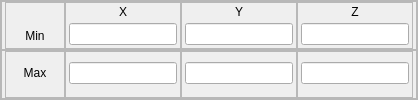
                   <widget class="QFrame" name="frame_GeometryBoundingBox">
                    <property name="frameShape">
                     <enum>QFrame::StyledPanel</enum>
                    </property>
                    <property name="frameShadow">
                     <enum>QFrame::Raised</enum>
                    </property>
                    <layout class="QVBoxLayout" name="verticalLayout_54">
                     <property name="spacing">
                      <number>0</number>
                     </property>
                     <property name="margin">
                      <number>0</number>
                     </property>
                     <item>
                      <widget class="QFrame" name="frame_8">
                       <property name="frameShape">
                        <enum>QFrame::StyledPanel</enum>
                       </property>
                       <property name="frameShadow">
                        <enum>QFrame::Raised</enum>
                       </property>
                       <layout class="QHBoxLayout" name="horizontalLayout_4">
                        <property name="spacing">
                         <number>0</number>
                        </property>
                        <property name="leftMargin">
                         <number>3</number>
                        </property>
                        <property name="topMargin">
                         <number>0</number>
                        </property>
                        <property name="rightMargin">
                         <number>3</number>
                        </property>
                        <property name="bottomMargin">
                         <number>0</number>
                        </property>
                        <item>
                         <widget class="QFrame" name="frame_19">
                          <property name="minimumSize">
                           <size>
                            <width>60</width>
                            <height>0</height>
                           </size>
                          </property>
                          <property name="frameShape">
                           <enum>QFrame::StyledPanel</enum>
                          </property>
                          <property name="frameShadow">
                           <enum>QFrame::Raised</enum>
                          </property>
                          <layout class="QVBoxLayout" name="verticalLayout_15">
                           <property name="spacing">
                            <number>3</number>
                           </property>
                           <property name="leftMargin">
                            <number>3</number>
                           </property>
                           <property name="topMargin">
                            <number>0</number>
                           </property>
                           <property name="rightMargin">
                            <number>3</number>
                           </property>
                           <property name="bottomMargin">
                            <number>3</number>
                           </property>
                           <item>
                            <widget class="QLabel" name="label_50">
                             <property name="text">
                              <string/>
                             </property>
                            </widget>
                           </item>
                           <item>
                            <widget class="QLabel" name="label_4">
                             <property name="text">
                              <string>Min</string>
                             </property>
                             <property name="alignment">
                              <set>Qt::AlignCenter</set>
                             </property>
                            </widget>
                           </item>
                          </layout>
                         </widget>
                        </item>
                        <item>
                         <widget class="QFrame" name="frame_16">
                          <property name="frameShape">
                           <enum>QFrame::StyledPanel</enum>
                          </property>
                          <property name="frameShadow">
                           <enum>QFrame::Raised</enum>
                          </property>
                          <layout class="QVBoxLayout" name="verticalLayout_11">
                           <property name="spacing">
                            <number>3</number>
                           </property>
                           <property name="leftMargin">
                            <number>3</number>
                           </property>
                           <property name="topMargin">
                            <number>0</number>
                           </property>
                           <property name="rightMargin">
                            <number>3</number>
                           </property>
                           <property name="bottomMargin">
                            <number>3</number>
                           </property>
                           <item>
                            <widget class="QLabel" name="label">
                             <property name="text">
                              <string>X</string>
                             </property>
                             <property name="alignment">
                              <set>Qt::AlignCenter</set>
                             </property>
                            </widget>
                           </item>
                           <item>
                            <widget class="QLineEdit" name="txt_Min_X_Bounding"/>
                           </item>
                          </layout>
                         </widget>
                        </item>
                        <item>
                         <widget class="QFrame" name="frame_17">
                          <property name="frameShape">
                           <enum>QFrame::StyledPanel</enum>
                          </property>
                          <property name="frameShadow">
                           <enum>QFrame::Raised</enum>
                          </property>
                          <layout class="QVBoxLayout" name="verticalLayout_13">
                           <property name="spacing">
                            <number>3</number>
                           </property>
                           <property name="leftMargin">
                            <number>3</number>
                           </property>
                           <property name="topMargin">
                            <number>0</number>
                           </property>
                           <property name="rightMargin">
                            <number>3</number>
                           </property>
                           <property name="bottomMargin">
                            <number>3</number>
                           </property>
                           <item>
                            <widget class="QLabel" name="label_2">
                             <property name="text">
                              <string>Y</string>
                             </property>
                             <property name="alignment">
                              <set>Qt::AlignCenter</set>
                             </property>
                            </widget>
                           </item>
                           <item>
                            <widget class="QLineEdit" name="txt_Min_Y_Bounding"/>
                           </item>
                          </layout>
                         </widget>
                        </item>
                        <item>
                         <widget class="QFrame" name="frame_18">
                          <property name="frameShape">
                           <enum>QFrame::StyledPanel</enum>
                          </property>
                          <property name="frameShadow">
                           <enum>QFrame::Raised</enum>
                          </property>
                          <layout class="QVBoxLayout" name="verticalLayout_14">
                           <property name="spacing">
                            <number>3</number>
                           </property>
                           <property name="leftMargin">
                            <number>3</number>
                           </property>
                           <property name="topMargin">
                            <number>0</number>
                           </property>
                           <property name="rightMargin">
                            <number>3</number>
                           </property>
                           <property name="bottomMargin">
                            <number>3</number>
                           </property>
                           <item>
                            <widget class="QLabel" name="label_3">
                             <property name="text">
                              <string>Z</string>
                             </property>
                             <property name="alignment">
                              <set>Qt::AlignCenter</set>
                             </property>
                            </widget>
                           </item>
                           <item>
                            <widget class="QLineEdit" name="txt_Min_Z_Bounding"/>
                           </item>
                          </layout>
                         </widget>
                        </item>
                       </layout>
                      </widget>
                     </item>
                     <item>
                      <widget class="QFrame" name="frame_11">
                       <property name="frameShape">
                        <enum>QFrame::StyledPanel</enum>
                       </property>
                       <property name="frameShadow">
                        <enum>QFrame::Raised</enum>
                       </property>
                       <layout class="QHBoxLayout" name="horizontalLayout_5">
                        <property name="spacing">
                         <number>0</number>
                        </property>
                        <property name="leftMargin">
                         <number>3</number>
                        </property>
                        <property name="topMargin">
                         <number>0</number>
                        </property>
                        <property name="rightMargin">
                         <number>3</number>
                        </property>
                        <property name="bottomMargin">
                         <number>0</number>
                        </property>
                        <item>
                         <widget class="QFrame" name="frame_20">
                          <property name="minimumSize">
                           <size>
                            <width>60</width>
                            <height>0</height>
                           </size>
                          </property>
                          <property name="frameShape">
                           <enum>QFrame::StyledPanel</enum>
                          </property>
                          <property name="frameShadow">
                           <enum>QFrame::Raised</enum>
                          </property>
                          <layout class="QVBoxLayout" name="verticalLayout_17">
                           <property name="spacing">
                            <number>3</number>
                           </property>
                           <property name="leftMargin">
                            <number>3</number>
                           </property>
                           <property name="topMargin">
                            <number>0</number>
                           </property>
                           <property name="rightMargin">
                            <number>3</number>
                           </property>
                           <property name="bottomMargin">
                            <number>3</number>
                           </property>
                           <item>
                            <widget class="QLabel" name="label_5">
                             <property name="text">
                              <string>Max</string>
                             </property>
                             <property name="alignment">
                              <set>Qt::AlignCenter</set>
                             </property>
                            </widget>
                           </item>
                          </layout>
                         </widget>
                        </item>
                        <item>
                         <widget class="QFrame" name="frame_21">
                          <property name="frameShape">
                           <enum>QFrame::StyledPanel</enum>
                          </property>
                          <property name="frameShadow">
                           <enum>QFrame::Raised</enum>
                          </property>
                          <layout class="QVBoxLayout" name="verticalLayout_18">
                           <property name="spacing">
                            <number>3</number>
                           </property>
                           <property name="leftMargin">
                            <number>3</number>
                           </property>
                           <property name="topMargin">
                            <number>0</number>
                           </property>
                           <property name="rightMargin">
                            <number>3</number>
                           </property>
                           <property name="bottomMargin">
                            <number>3</number>
                           </property>
                           <item>
                            <widget class="QLineEdit" name="txt_Max_X_Bounding"/>
                           </item>
                          </layout>
                         </widget>
                        </item>
                        <item>
                         <widget class="QFrame" name="frame_22">
                          <property name="frameShape">
                           <enum>QFrame::StyledPanel</enum>
                          </property>
                          <property name="frameShadow">
                           <enum>QFrame::Raised</enum>
                          </property>
                          <layout class="QVBoxLayout" name="verticalLayout_19">
                           <property name="spacing">
                            <number>3</number>
                           </property>
                           <property name="leftMargin">
                            <number>3</number>
                           </property>
                           <property name="topMargin">
                            <number>0</number>
                           </property>
                           <property name="rightMargin">
                            <number>3</number>
                           </property>
                           <property name="bottomMargin">
                            <number>3</number>
                           </property>
                           <item>
                            <widget class="QLineEdit" name="txt_Max_Y_Bounding"/>
                           </item>
                          </layout>
                         </widget>
                        </item>
                        <item>
                         <widget class="QFrame" name="frame_23">
                          <property name="frameShape">
                           <enum>QFrame::StyledPanel</enum>
                          </property>
                          <property name="frameShadow">
                           <enum>QFrame::Raised</enum>
                          </property>
                          <layout class="QVBoxLayout" name="verticalLayout_20">
                           <property name="spacing">
                            <number>3</number>
                           </property>
                           <property name="leftMargin">
                            <number>3</number>
                           </property>
                           <property name="topMargin">
                            <number>0</number>
                           </property>
                           <property name="rightMargin">
                            <number>3</number>
                           </property>
                           <property name="bottomMargin">
                            <number>3</number>
                           </property>
                           <item>
                            <widget class="QLineEdit" name="txt_Max_Z_Bounding"/>
                           </item>
                          </layout>
                         </widget>
                        </item>
                       </layout>
                      </widget>
                     </item>
                    </layout>
                   </widget>
